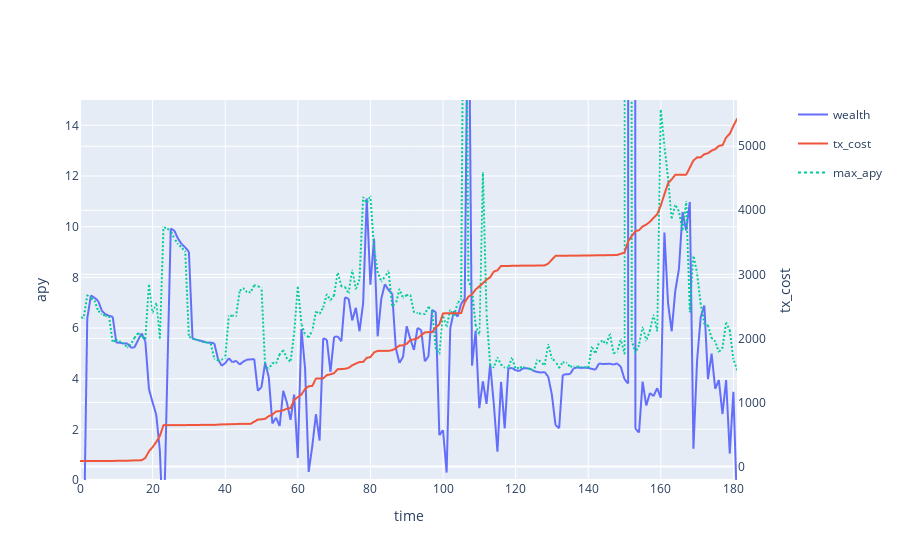
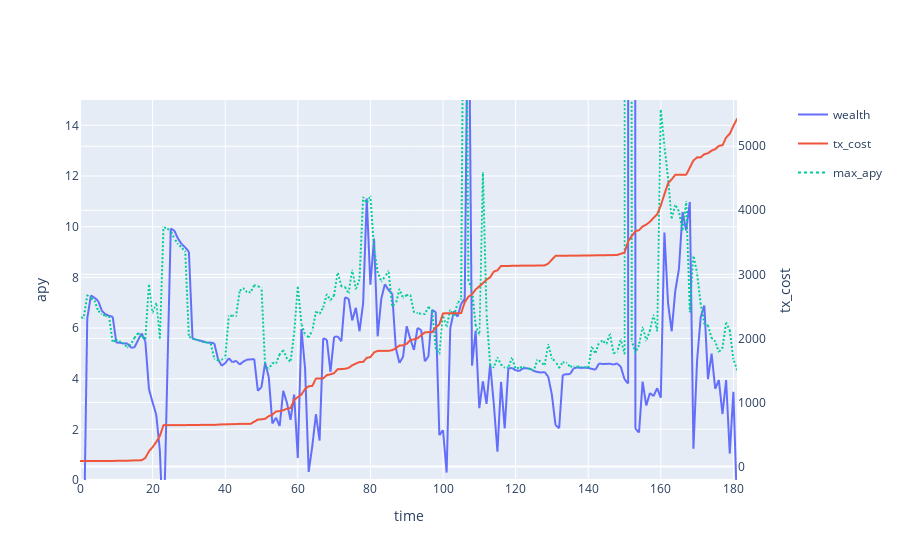

Write notebook code for charts like these, in order.
### Code cell
backtest['pnl']["tx_cost"].iloc[0] = 0.001
cum_tx_cost = backtest['pnl']["tx_cost"].cumsum()
apy = (backtest['pnl']['wealth'] / backtest['pnl']['wealth'].shift(1) -1)*365/1*100
max_apy = backtest['full_apy'].max(axis=1)*100*(1-parameter_grid["base_buffer"])
max_apy.name = 'max_apy'

subfig = make_subplots(specs=[[{"secondary_y": True}]])

# create two independent figures with px.line each containing data from multiple columns
fig = px.line(apy,render_mode="webgl",)
fig3 = px.line(max_apy, render_mode="webgl")
fig3.update_traces(line={"dash": 'dot'})
fig2 = px.line(cum_tx_cost, render_mode="webgl",)
fig2.update_traces(yaxis="y2")
subfig.add_traces(fig.data + fig2.data + fig3.data)
subfig.layout.xaxis.title = "time"
subfig.layout.yaxis.title = "apy"
subfig.layout.yaxis.range = [0, 15]
subfig.layout.yaxis2.title = "tx_cost"

# recoloring is necessary otherwise lines from fig und fig2 would share each color
# e.g. Linear-, Log- = blue; Linear+, Log+ = red... we don't want this
subfig.for_each_trace(lambda t: t.update(line=dict(color=t.marker.color)))
subfig.show()

print(filename)
apy.mean()

### Figure 1 — Plotly figure (JSON) as saved in the notebook; plotly's stock layout.template omitted (floating-point values rounded to 4 significant figures; data arrays with more than 128 entries replaced by an {"elided": "..."} marker saying what was removed)
{"data": [{"hovertemplate": "variable=wealth<br>index=%{x}<br>value=%{y}<extra></extra>", "legendgroup": "wealth", "line": {"dash": "solid"}, "marker": {"symbol": "circle"}, "mode": "lines", "name": "wealth", "showlegend": true, "type": "scattergl", "x": {"elided": "182 int values"}, "xaxis": "x", "y": {"elided": "182 float values"}, "yaxis": "y"}, {"hovertemplate": "variable=tx_cost<br>index=%{x}<br>value=%{y}<extra></extra>", "legendgroup": "tx_cost", "line": {"dash": "solid"}, "marker": {"symbol": "circle"}, "mode": "lines", "name": "tx_cost", "showlegend": true, "type": "scattergl", "x": {"elided": "182 int values"}, "xaxis": "x", "y": {"elided": "182 float values"}, "yaxis": "y2"}, {"hovertemplate": "variable=max_apy<br>index=%{x}<br>value=%{y}<extra></extra>", "legendgroup": "max_apy", "line": {"dash": "dot"}, "marker": {"symbol": "circle"}, "mode": "lines", "name": "max_apy", "showlegend": true, "type": "scattergl", "x": {"elided": "182 int values"}, "xaxis": "x", "y": {"elided": "182 float values"}, "yaxis": "y"}], "layout": {"xaxis": {"anchor": "y", "domain": [0, 0.94], "title": {"text": "time"}}, "yaxis": {"anchor": "x", "domain": [0, 1], "range": [0, 15], "title": {"text": "apy"}}, "yaxis2": {"anchor": "x", "overlaying": "y", "side": "right", "title": {"text": "tx_cost"}}}}

### Figure 2 — Plotly figure (JSON) as saved in the notebook; plotly's stock layout.template omitted (floating-point values rounded to 4 significant figures; data arrays with more than 128 entries replaced by an {"elided": "..."} marker saying what was removed)
{"data": [{"hovertemplate": "variable=wealth<br>index=%{x}<br>value=%{y}<extra></extra>", "legendgroup": "wealth", "line": {"dash": "solid"}, "marker": {"symbol": "circle"}, "mode": "lines", "name": "wealth", "showlegend": true, "type": "scattergl", "x": {"elided": "182 int values"}, "xaxis": "x", "y": {"elided": "182 float values"}, "yaxis": "y"}, {"hovertemplate": "variable=tx_cost<br>index=%{x}<br>value=%{y}<extra></extra>", "legendgroup": "tx_cost", "line": {"dash": "solid"}, "marker": {"symbol": "circle"}, "mode": "lines", "name": "tx_cost", "showlegend": true, "type": "scattergl", "x": {"elided": "182 int values"}, "xaxis": "x", "y": {"elided": "182 float values"}, "yaxis": "y2"}, {"hovertemplate": "variable=max_apy<br>index=%{x}<br>value=%{y}<extra></extra>", "legendgroup": "max_apy", "line": {"dash": "dot"}, "marker": {"symbol": "circle"}, "mode": "lines", "name": "max_apy", "showlegend": true, "type": "scattergl", "x": {"elided": "182 int values"}, "xaxis": "x", "y": {"elided": "182 float values"}, "yaxis": "y"}], "layout": {"xaxis": {"anchor": "y", "domain": [0, 0.94], "title": {"text": "time"}}, "yaxis": {"anchor": "x", "domain": [0, 1], "range": [0, 15], "title": {"text": "apy"}}, "yaxis2": {"anchor": "x", "overlaying": "y", "side": "right", "title": {"text": "tx_cost"}}}}
